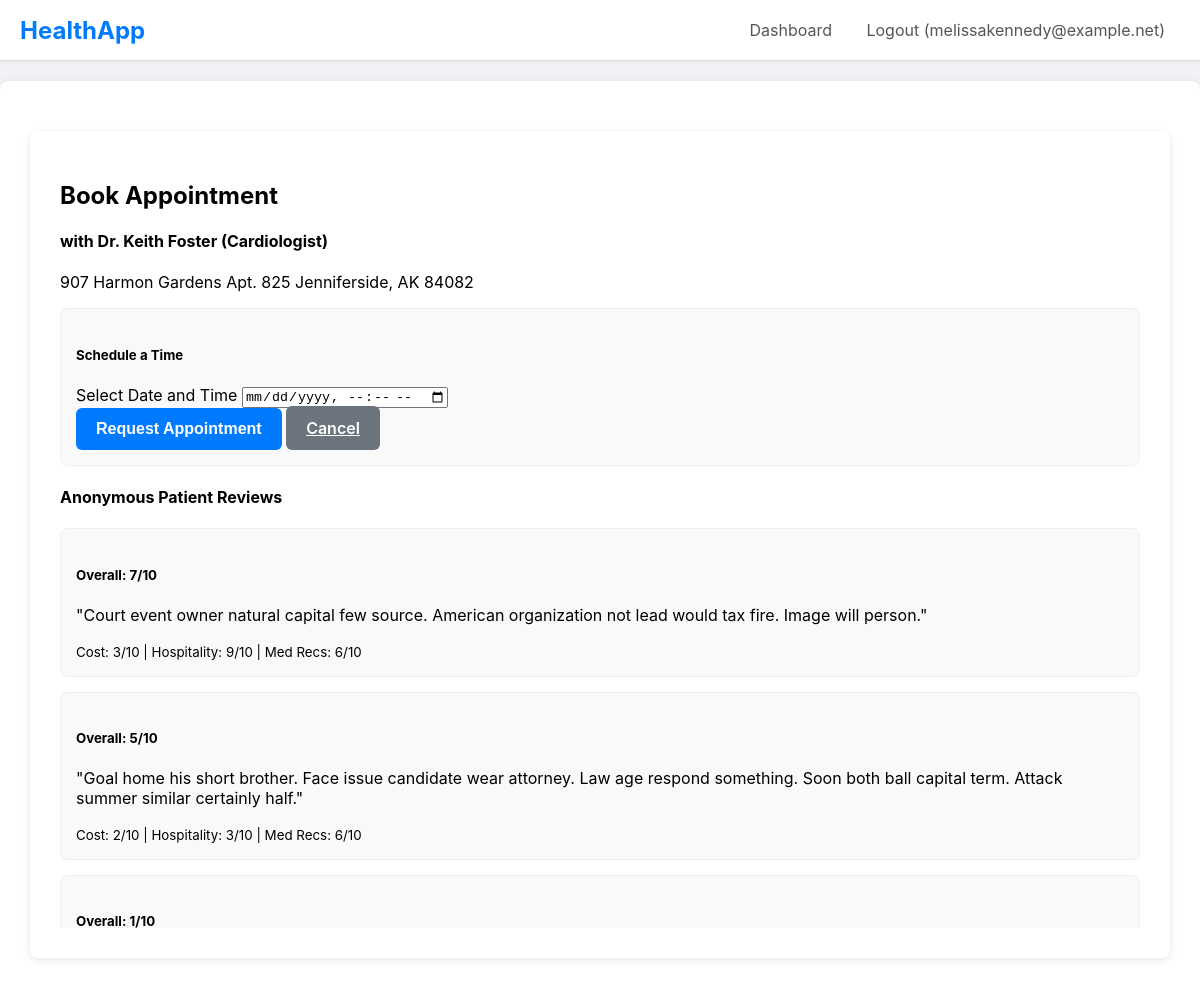
/book_appointment/9 (signed in), run on the app's committed database.
### main.py (models this page shows)
class User(db.Model, UserMixin):
    id = db.Column(db.Integer, primary_key=True)
    email = db.Column(db.String(120), unique=True, nullable=False)
    password_hash = db.Column(db.String(60), nullable=False)
    role = db.Column(db.String(20), nullable=False)
    patient_profile = db.relationship('PatientProfile', backref='user', uselist=False, cascade="all, delete-orphan")
    doctor_profile = db.relationship('DoctorProfile', backref='user', uselist=False, cascade="all, delete-orphan")
    insurance_profile = db.relationship('InsuranceProfile', backref='user', uselist=False, cascade="all, delete-orphan")

class DoctorProfile(db.Model):
    id = db.Column(db.Integer, primary_key=True)
    full_name = db.Column(db.String(100), nullable=False, default='Dr. Unnamed')
    phone = db.Column(db.String(20))
    specialty = db.Column(db.String(100))
    practice_address = db.Column(db.String(200))
    pincode = db.Column(db.String(10))
    latitude = db.Column(db.Float)
    longitude = db.Column(db.Float)
    max_appointments_per_day = db.Column(db.Integer, nullable=False, default=15)
    user_id = db.Column(db.Integer, db.ForeignKey('user.id'), nullable=False, unique=True)
    records_written = db.relationship('MedicalRecord', backref='doctor', lazy='dynamic', foreign_keys='MedicalRecord.doctor_id')
    appointments = db.relationship('Appointment', backref='doctor', lazy='dynamic', foreign_keys='Appointment.doctor_id')
    reviews = db.relationship('DoctorReview', backref='doctor_profile', lazy='dynamic', foreign_keys='DoctorReview.doctor_id')
    files_written = db.relationship('MedicalFile', backref='doctor', lazy='dynamic', foreign_keys='MedicalFile.doctor_id')
    permitted_patients = db.relationship('PatientProfile', secondary=patient_doctor_permissions,
        back_populates='permitted_doctors')

class DoctorReview(db.Model):
    id = db.Column(db.Integer, primary_key=True)
    cost_rating = db.Column(db.Integer, nullable=False) # 1-10
    hospitality_rating = db.Column(db.Integer, nullable=False) # 1-10
    med_rec_rating = db.Column(db.Integer, nullable=False) # 1-10
    overall_rating = db.Column(db.Integer, nullable=False) # 1-10
    comment = db.Column(db.Text)
    created_at = db.Column(db.DateTime, nullable=False, default=db.func.current_timestamp())
    patient_id = db.Column(db.Integer, db.ForeignKey('patient_profile.id'), nullable=False)
    doctor_id = db.Column(db.Integer, db.ForeignKey('doctor_profile.id'), nullable=False)
    __table_args__ = (db.UniqueConstraint('patient_id', 'doctor_id', name='_patient_doctor_review_uc'),)

### main.py (the view, shortened to what this page needs)
@app.route("/book_appointment/<int:doctor_id>", methods=['GET', 'POST'])
@login_required
@role_required('patient')
def book_appointment(doctor_id):
    doctor = db.session.get(DoctorProfile, doctor_id)
    if not doctor:
        flash('Doctor not found.', 'danger')
        return redirect(url_for('patient_dashboard'))
    reviews = doctor.reviews.order_by(DoctorReview.created_at.desc()).all()
    return render_template('book_appointment.html', doctor=doctor, reviews=reviews)

### main.py (called while the page is built)
@login_manager.user_loader
def load_user(user_id):
    return db.session.get(User, int(user_id))

def role_required(role_name):
    def decorator(f):
        @wraps(f)
        def decorated_function(*args, **kwargs):
            if not current_user.is_authenticated or current_user.role != role_name:
                abort(403)
            if current_user.role == 'patient':
                g.profile = current_user.patient_profile
            elif current_user.role == 'doctor':
                g.profile = current_user.doctor_profile
            elif current_user.role == 'insurance':
                g.profile = current_user.insurance_profile
            return f(*args, **kwargs)
        return decorated_function
    return decorator

### templates/book_appointment.html
{% extends 'layout.html' %}
{% block content %}
<div class="container mt-4">
    <h2>Book Appointment</h2>
    <h4>with {{ doctor.full_name }} ({{ doctor.specialty }})</h4>
    <p>{{ doctor.practice_address }}</p>
    <div class="row">
        <div class="col-md-6">
            <div class="card">
                <div class="card-body">
                    <h5 class="card-title">Schedule a Time</h5>
                    <form method="POST">
                        <div class="mb-3">
                            <label for="appointment_time" class="form-label">Select Date and Time</label>
                            <input type="datetime-local" class="form-control" id="appointment_time" name="appointment_time" required>
                        </div>
                        <button type="submit" class="btn btn-primary">Request Appointment</button>
                        <a href="{{ url_for('patient_dashboard') }}" class="btn btn-secondary">Cancel</a>
                    </form>
                </div>
            </div>
        </div>
        <div class="col-md-6">
            <h4>Anonymous Patient Reviews</h4>
            <div style="max-height: 400px; overflow-y: auto;">
                {% if reviews %}
                    {% for review in reviews %}
                        <div class="card mb-2">
                            <div class="card-body">
                                <h5 class="card-title">Overall: {{ review.overall_rating }}/10</h5>
                                <p class="card-text">"{{ review.comment }}"</p>
                                <small class="text-muted">
                                    Cost: {{ review.cost_rating }}/10 |
                                    Hospitality: {{ review.hospitality_rating }}/10 |
                                    Med Recs: {{ review.med_rec_rating }}/10
                                </small>
                            </div>
                        </div>
                    {% endfor %}
                {% else %}
                    <p>No reviews available for this doctor yet.</p>
                {% endif %}
            </div>
        </div>
    </div>
</div>
{% endblock %}

### templates/layout.html (shortened to what this page needs)
<!DOCTYPE html>
<html lang="en">
<head>
</head>
<body>
    <nav>
        <div class="logo"><a href="{{ url_for('home') }}" style="text-decoration: none; color: #007bff;">HealthApp</a></div>
        <div class="nav-links">
            {% if current_user.is_authenticated %}
                <a href="{{ url_for('dashboard') }}">Dashboard</a>
                <a href="{{ url_for('logout') }}">Logout ({{ current_user.email }})</a>
            {% else %}
                <a href="{{ url_for('login') }}">Login</a>
                <a href="{{ url_for('register') }}">Register</a>
            {% endif %}
        </div>
    </nav>
    <div class="container">
        {% block content %}{% endblock %}
    </div>
</body>
</html>

### templates/layout.html (style rules this page uses)
body { font-family: -apple-system, BlinkMacSystemFont, "Segoe UI", Roboto, Helvetica, Arial, sans-serif; margin: 0; background-color: #f0f2f5; }
nav { background-color: #ffffff; padding: 0 20px; border-bottom: 1px solid #ddd; display: flex; justify-content: space-between; align-items: center; box-shadow: 0 2px 4px rgba(0,0,0,0.05); }
nav .logo { font-size: 1.5rem; font-weight: bold; color: #007bff; }
nav .nav-links a { color: #555; text-decoration: none; padding: 20px 15px; display: inline-block; }
.container { max-width: 1200px; margin: 20px auto; background-color: #ffffff; padding: 30px; border-radius: 8px; box-shadow: 0 2px 8px rgba(0,0,0,0.1); }
.btn { background-color: #007bff; color: white; padding: 12px 20px; border: none; border-radius: 6px; cursor: pointer; font-size: 1rem; font-weight: 600; }
.btn-secondary { background-color: #6c757d; }
.card { background: #f9f9f9; border: 1px solid #eee; border-radius: 8px; padding: 15px; margin-bottom: 15px; }

### data on the page
User: email "melissakennedy@example.net"
DoctorProfile: full_name "Dr. Keith Foster", specialty "Cardiologist", practice_address "907 Harmon Gardens Apt. 825 Jenniferside, AK 84082"
DoctorReview: overall_rating "7", comment "Court event owner natural capital few source. American organization not lead would tax fire. Image will person.", cost_rating "3", hospitality_rating "9", med_rec_rating "6"
DoctorReview: overall_rating "5", comment "Goal home his short brother. Face issue candidate wear attorney. Law age respond something. Soon both ball capital term. Attack summer similar certainly half.", cost_rating "2", hospitality_rating "3", med_rec_rating "6"
DoctorReview: overall_rating "1"
